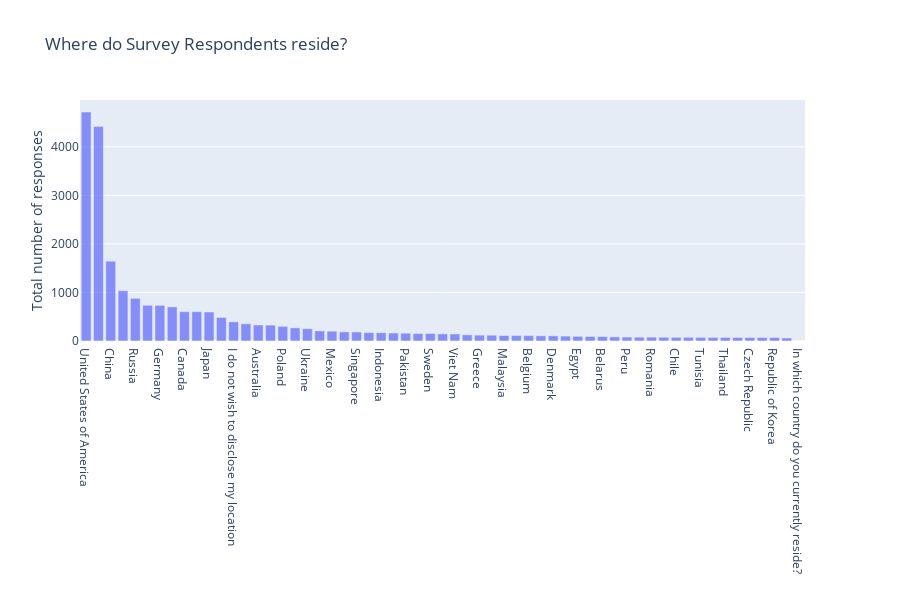

The notebook cell saved with this chart:
### Code cell
fig = px.bar(df_test, x = 'Q3', y = 'count', title= 'Where do Survey Respondents reside?',
            labels={'Q3':'', 'count':'Total number of responses'}, opacity = OPACITY)
fig.show()

### Figure 1 — Plotly figure (JSON) as saved in the notebook; plotly's stock layout.template omitted (floating-point values rounded to 4 significant figures)
{"data": [{"alignmentgroup": "True", "hoverlabel": {"namelength": 0}, "hovertemplate": "=%{x}<br>Total number of responses=%{y}", "legendgroup": "", "marker": {"color": "#636efa", "opacity": 0.75}, "name": "", "offsetgroup": "", "orientation": "v", "showlegend": false, "textposition": "auto", "type": "bar", "x": ["United States of America", "India", "China", "Other", "Russia", "Brazil", "Germany", "United Kingdom of Great Britain and Northern Ireland", "Canada", "France", "Japan", "Spain", "I do not wish to disclose my location", "Italy", "Australia", "Turkey", "Poland", "Netherlands", "Ukraine", "Nigeria", "Mexico", "South Korea", "Singapore", "Israel", "Indonesia", "Switzerland", "Pakistan", "Portugal", "Sweden", "South Africa", "Viet Nam", "Colombia", "Greece", "Argentina", "Malaysia", "Iran, Islamic Republic of...", "Belgium", "Bangladesh", "Denmark", "Ireland", "Egypt", "Hungary", "Belarus", "Kenya", "Peru", "Finland", "Romania", "New Zealand", "Chile", "Hong Kong (S.A.R.)", "Tunisia", "Norway", "Thailand", "Philippines", "Czech Republic", "Morocco", "Republic of Korea", "Austria", "In which country do you currently reside?"], "xaxis": "x", "y": [4716, 4417, 1644, 1036, 879, 736, 734, 702, 604, 604, 597, 485, 394, 355, 330, 327, 301, 270, 252, 208, 202, 188, 186, 173, 171, 164, 161, 155, 155, 147, 144, 128, 121, 119, 113, 113, 111, 107, 106, 101, 96, 93, 91, 85, 81, 79, 79, 77, 76, 76, 74, 74, 73, 73, 72, 71, 71, 62, 1], "yaxis": "y"}], "layout": {"barmode": "relative", "height": 600, "legend": {"tracegroupgap": 0}, "title": {"text": "Where do Survey Respondents reside?"}, "xaxis": {"anchor": "y", "domain": [0, 0.98], "title": {"text": ""}}, "yaxis": {"anchor": "x", "domain": [0, 1], "title": {"text": "Total number of responses"}}}}
